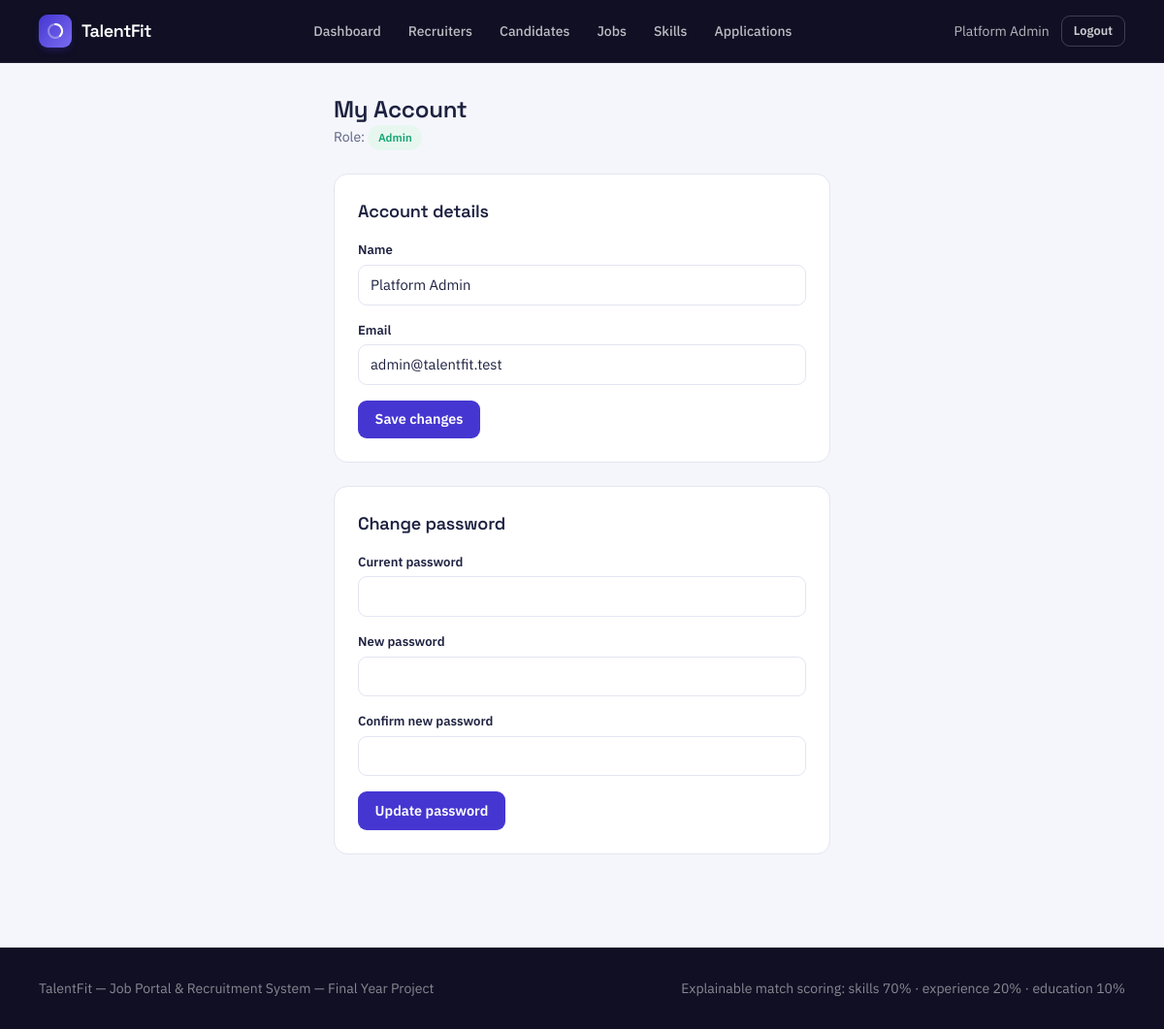
/account (signed in), run on the app's committed database.
### tables this page shows
CREATE TABLE users (
    id INT AUTO_INCREMENT PRIMARY KEY,
    name VARCHAR(150) NOT NULL,
    email VARCHAR(190) NOT NULL UNIQUE,
    password_hash VARCHAR(255) NULL,
    role ENUM('admin', 'recruiter', 'candidate') NOT NULL,
    status ENUM('pending', 'approved', 'rejected', 'suspended') NOT NULL DEFAULT 'approved',
    source ENUM('seed', 'self_registered', 'bulk_import', 'admin_manual') NOT NULL DEFAULT 'self_registered',
    reset_token VARCHAR(64) NULL,
    reset_token_expires_at DATETIME NULL,
    created_at TIMESTAMP NOT NULL DEFAULT CURRENT_TIMESTAMP,
    updated_at TIMESTAMP NOT NULL DEFAULT CURRENT_TIMESTAMP ON UPDATE CURRENT_TIMESTAMP
);

### app/views/account/show.php (the view, shortened to what the rows shown need)
<div class="max-w-lg mx-auto space-y-6">
    <div>
        <h1 class="font-display font-semibold text-2xl text-ink">My Account</h1>
        <p class="text-sm text-slateink">Role: <span class="status-badge status-approved capitalize"><?= e($user['role']) ?></span></p>
    </div>
    <div class="card-surface p-6">
        <h2 class="font-display font-semibold text-lg text-ink mb-4">Account details</h2>
        <form method="post" action="<?= Router::url('/account') ?>" class="space-y-4">
            <div>
                <label class="field-label">Name</label>
                <input type="text" name="name" required class="field-input" value="<?= e($user['name']) ?>">
            </div>
            <div>
                <label class="field-label">Email</label>
                <input type="email" name="email" required class="field-input" value="<?= e($user['email']) ?>">
            </div>
            <button type="submit" class="btn-primary">Save changes</button>
        </form>
    </div>
    <div class="card-surface p-6">
        <h2 class="font-display font-semibold text-lg text-ink mb-4">Change password</h2>
        <form method="post" action="<?= Router::url('/account/password') ?>" class="space-y-4">
            <div>
                <label class="field-label">Current password</label>
                <input type="password" name="current_password" required class="field-input">
            </div>
            <div>
                <label class="field-label">New password</label>
                <input type="password" name="new_password" required class="field-input">
            </div>
            <div>
                <label class="field-label">Confirm new password</label>
                <input type="password" name="new_password_confirm" required class="field-input">
            </div>
            <button type="submit" class="btn-primary">Update password</button>
        </form>
    </div>
</div>

### core/Router.php (shortened to what the rows shown need)
<?php
class Router
{
    private array $routes = ['GET' => [], 'POST' => []];
    private static string $basePath = '';
    public static function setBasePath(string $path): void
    {
        self::$basePath = rtrim($path, '/');
    }
    public static function url(string $path = ''): string
    {
        return self::$basePath . $path;
    }
    public function get(string $pattern, array $handler): void
    {
        $this->routes['GET'][$pattern] = $handler;
    }
    public function post(string $pattern, array $handler): void
    {
        $this->routes['POST'][$pattern] = $handler;
    }
    public function dispatch(string $method, string $uri): void
    {
        $path = parse_url($uri, PHP_URL_PATH) ?? '/';
        $path = rtrim($path, '/');
        foreach ($this->routes[$method] ?? [] as $pattern => $handler) {
            $params = $this->match($pattern, $path);
            if ($params !== null) {
                [$controllerClass, $action] = $handler;
                $controller = new $controllerClass();
                call_user_func_array([$controller, $action], $params);
                return;
            }
        }
    }
    private function match(string $pattern, string $path): ?array
    {
        $regex = preg_replace('#\{[a-zA-Z_]+\}#', '([^/]+)', $pattern);
        $regex = rtrim($regex, '/');
        if ($regex === '') {
            $regex = '/';
        }
        if (!preg_match('#^' . $regex . '$#', $path, $matches)) {
            return null;
        }
        array_shift($matches);
        return $matches;
    }
}

### app/views/partials/header.php (shortened to what the rows shown need)
<?php
$currentUser = Auth::user();
$role = $currentUser['role'] ?? null;
?>
<!doctype html>
<html lang="en">
<head>
    <script src="https://cdn.tailwindcss.com"></script>
    <link href="<?= Router::url('/assets/css/style.css') ?>" rel="stylesheet">
</head>
<body class="font-body">
<nav class="tf-nav">
    <div class="max-w-6xl mx-auto px-4 flex items-center justify-between h-16">
        <a href="<?= Router::url($currentUser ? Auth::dashboardPath() : '/') ?>" class="flex items-center gap-2.5">
            <span class="brand-mark">
                <svg width="18" height="18" viewBox="0 0 36 36" fill="none">
                    <circle cx="18" cy="18" r="14" stroke="rgba(255,255,255,0.35)" stroke-width="4"/>
                    <path d="M18 4a14 14 0 0 1 9.9 23.9" stroke="#fff" stroke-width="4" stroke-linecap="round"/>
                </svg>
            </span>
            <span class="font-display font-semibold text-white text-lg tracking-tight">TalentFit</span>
        </a>
        <div class="hidden md:flex items-center gap-1 text-sm font-medium">
            <?php if ($role === 'admin'): ?>
                <a class="nav-link px-3 py-2" href="<?= Router::url('/admin/dashboard') ?>">Dashboard</a>
                <a class="nav-link px-3 py-2" href="<?= Router::url('/admin/recruiters') ?>">Recruiters</a>
                <a class="nav-link px-3 py-2" href="<?= Router::url('/admin/candidates') ?>">Candidates</a>
                <a class="nav-link px-3 py-2" href="<?= Router::url('/admin/jobs') ?>">Jobs</a>
                <a class="nav-link px-3 py-2" href="<?= Router::url('/admin/skills') ?>">Skills</a>
                <a class="nav-link px-3 py-2" href="<?= Router::url('/admin/applications') ?>">Applications</a>
            <?php else: ?>
                <a class="nav-link px-3 py-2" href="<?= Router::url('/jobs') ?>">Browse Jobs</a>
            <?php endif; ?>
        </div>
        <div class="flex items-center gap-3">
            <?php if ($currentUser): ?>
                <a href="<?= Router::url('/account') ?>" class="hidden sm:inline text-sm text-white/70 hover:text-white"><?= e($currentUser['name']) ?></a>
                <form method="post" action="<?= Router::url('/logout') ?>">
                    <button type="submit" class="btn-secondary btn-sm !bg-transparent !text-white/80 !border-white/20 hover:!text-white">Logout</button>
                </form>
            <?php else: ?>
                <a href="<?= Router::url('/login') ?>" class="text-sm font-medium text-white/80 hover:text-white">Login</a>
                <a href="<?= Router::url('/register') ?>" class="btn-primary btn-sm">Get started</a>
            <?php endif; ?>
        </div>
    </div>
</nav>
<main class="max-w-6xl mx-auto px-4 py-8">

### data on the page
users: name "Platform Admin", role "Admin", email "admin@talentfit.test"
